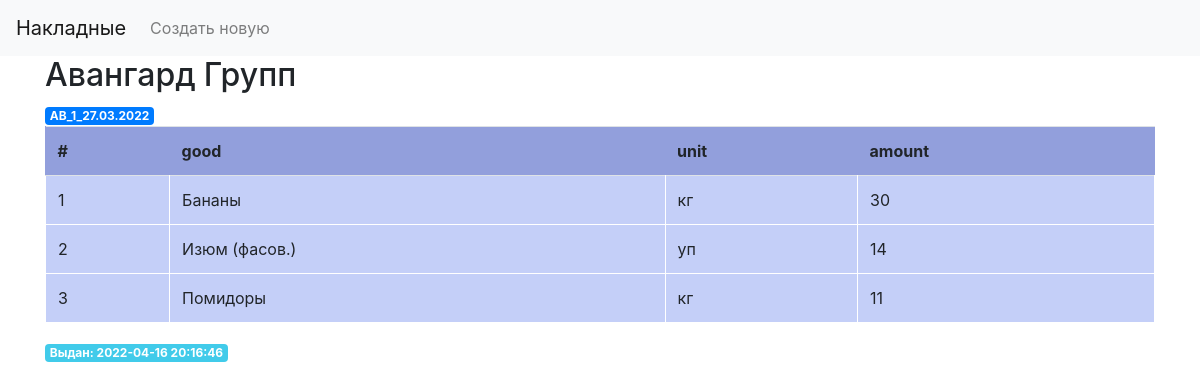
The page /1 on the database its author committed.
### tables this page shows
CREATE TABLE posts (
    id integer PRIMARY KEY,
    id_post integer,
    getter text,
    note text,
    good text,
    unit text,
    amount integer,
    issued integer,
    date_time text
);

### app.py (the view, shortened to what this page needs)
@app.route('/<int:post_id>',methods=('GET', 'POST'))
def post(post_id):
    conn = get_db_connection()
    post = get_post(post_id)
    headings = ["#", "good", "unit", "amount"]
    goods = conn.execute(f'SELECT ROW_NUMBER() OVER(ORDER BY good ASC) AS num,'  # нумерация в sql запросе
                         f'good, unit, amount FROM posts where id_post = {post_id}').fetchall()
    return render_template('post.html', post=post, goods=goods, headings=headings)

### app.py (called while the page is built)
def get_db_connection():
    conn = sqlite3.connect('posts.db')
    conn.row_factory = sqlite3.Row
    return conn

def get_post(post_id):
    conn = get_db_connection()
    post = conn.execute('SELECT * FROM posts WHERE id_post = ?',
                        (post_id,)).fetchone()
    conn.close()
    if post is None:
        abort(404)
    return post

### templates/post.html
{% extends 'base.html' %}
{% block content %}
<h2>{% block title %} {{ post['getter'] }} {% endblock %}</h2>
<span class="badge badge-primary">{{ post['note'] }}</span>
<table class="table">
    <tr>
        {% for header in headings %}
        <th>{{header}}</th>
        {% endfor %}
    </tr>
    {% for good in goods %}
    <TR style="counter-increment: rowNumber">
        <TD>{{good.num}}</TD>
        <TD>{{good.good}}</TD>
        <TD>{{good.unit}}</TD>
        <TD>{{good.amount}}</TD>
    </TR>
    {% endfor %}
</table>
<form method="post">
    {% if post['issued'] %}
    <span style="background-color:#41cbea;" class="badge badge-primary">{{ "Выдан: "+post['date_time'] }}</span>
    {% else %}
    <input type="submit" name="submit_button" value="Выдать" class="btn btn-primary">
    {% endif %}
</form>
{% endblock %}

### templates/base.html (shortened to what this page needs)
<!doctype html>
<html lang="en">
  <head>
    <link rel="stylesheet" href="https://stackpath.bootstrapcdn.com/bootstrap/4.3.1/css/bootstrap.min.css">
  </head>
  <body>
    <nav class="navbar navbar-expand-md navbar-light bg-light">
        <a class="navbar-brand" href="{{ url_for('index')}}">Накладные</a>
        <div class="collapse navbar-collapse" id="navbarNav">
            <ul class="navbar-nav">
            <li class="nav-item">
            <a class="nav-link" href="{{url_for('create')}}">Создать новую</a>
            </li>
            </ul>
        </div>
    </nav>
    <div class="container">
        {% block content %} {% endblock %}
    </div>
  </body>
</html>

### templates/base.html (style rules this page uses)
TABLE { background: #929fdc; border: black; }
TD { background: #c4cff8; border: 1px solid #fff; }

### rows shown on the page
posts: getter "Авангард Групп", note "AB_1_27.03.2022", num "1", good "Бананы", unit "кг", amount "30", date_time "Выдан: 2022-04-16 20:16:46"
posts: num "2", good "Изюм (фасов.)", unit "уп", amount "14"
posts: num "3", good "Помидоры", unit "кг", amount "11"

### other values the page prints
{{ header }} "#" "good" "unit" "amount"
